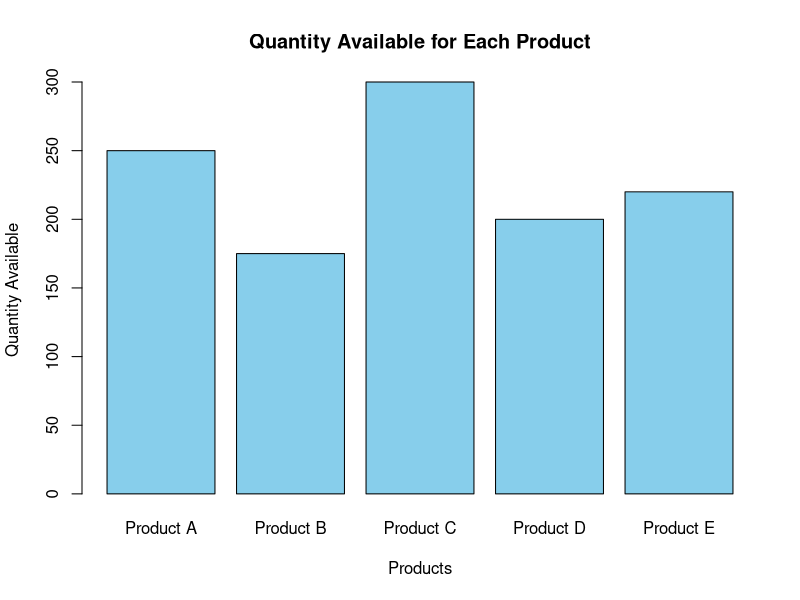

Generate this figure with R:
# Product names
product <- c("Product A", "Product B", "Product C", "Product D", "Product E")

# Quantity available
quantity <- c(250, 175, 300, 200, 220)

# Bar Chart
barplot(quantity,
        names.arg = product,
        main = "Quantity Available for Each Product",
        xlab = "Products",
        ylab = "Quantity Available",
        col = "skyblue",
        border = "black")
